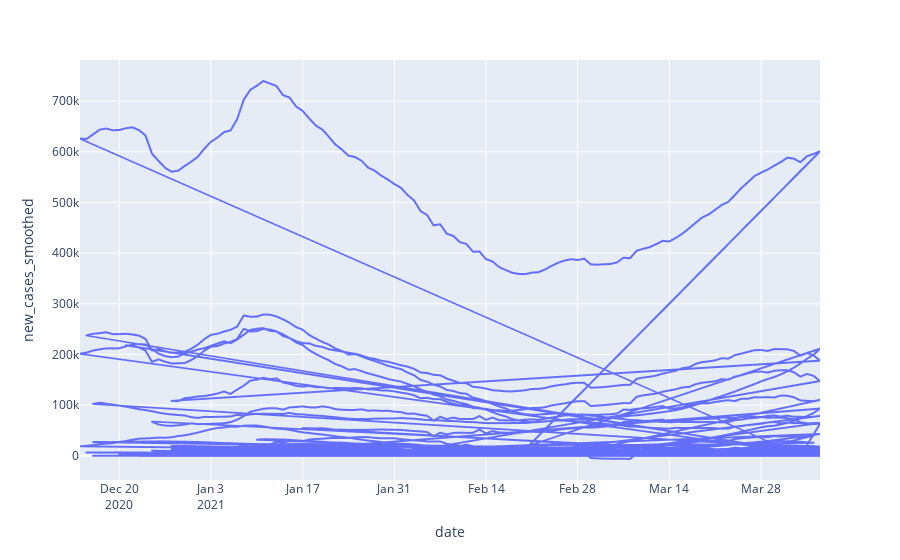

This figure's notebook cell:
### Markdown cell above
## 3.2 Визуализация работы модели

### Code cell
import plotly.express as px

fig = px.line(df, x='date', y='new_cases_smoothed')
fig.show()

### Figure 1 — Plotly figure (JSON) as saved in the notebook; plotly's stock layout.template omitted (floating-point values rounded to 4 significant figures; data arrays with more than 128 entries replaced by an {"elided": "..."} marker saying what was removed)
{"data": [{"hovertemplate": "date=%{x}<br>new_cases_smoothed=%{y}<extra></extra>", "legendgroup": "", "line": {"color": "#636efa", "dash": "solid"}, "mode": "lines", "name": "", "showlegend": false, "type": "scattergl", "x": {"elided": "10352 str values"}, "xaxis": "x", "y": {"elided": "10352 float values"}, "yaxis": "y"}], "layout": {"legend": {"tracegroupgap": 0}, "margin": {"t": 60}, "xaxis": {"anchor": "y", "domain": [0, 1], "title": {"text": "date"}}, "yaxis": {"anchor": "x", "domain": [0, 1], "title": {"text": "new_cases_smoothed"}}}}
